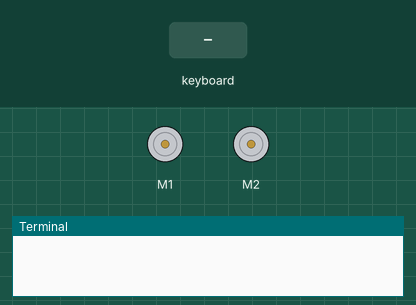
Simulated run of this program. Board: Raspberry Pi (BCM pin numbers). Shown: 2 × DC motor (green arrow = forward, orange = backward, longer = faster), the last lines printed to the terminal. The inputs (shaded band) are chosen by the test bench. Motors are numbered in the order the program creates them (left before right in a Robot).

Above: at 1.2 s.
1.3 s: key up typed on the keyboard
At 2.4 s:
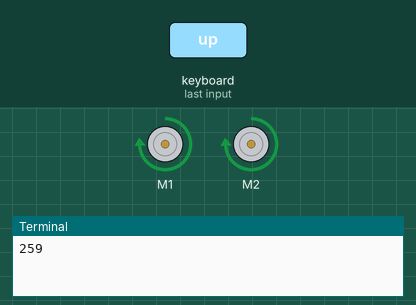
2.8 s: key left typed on the keyboard
At 3.2 s:
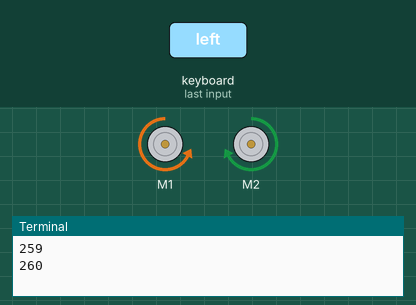
4.8 s: key right typed on the keyboard
At 5.1 s:
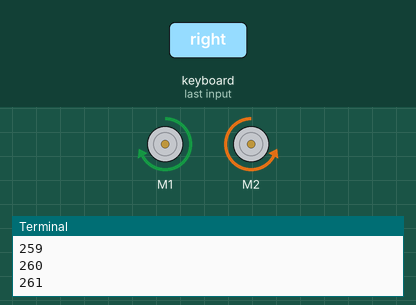
6.8 s: key down typed on the keyboard
At 7.8 s:
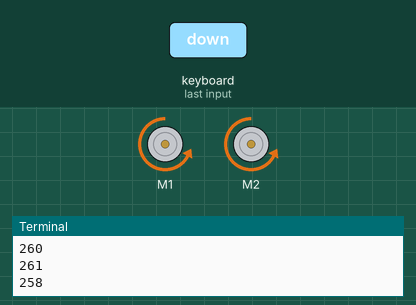
8.3 s: key "s" typed on the keyboard
At 8.9 s:
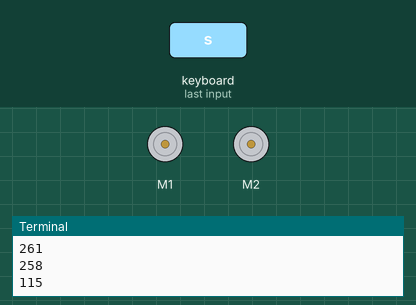
Timing chart, 0 to 10.8 s (numbered marks = the images above; inputs shaded):
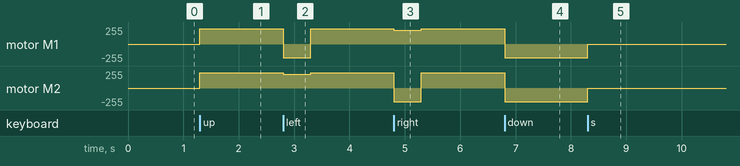

The program:

RobotUnderCurses.py
```python
#Python Code for L298N Robot
#https://www.youtube.com/watch?v=XvOONPSoglY&t=788s
#Libraries
from gpiozero import Robot
import curses
from time import sleep

#Components and Setup
robot = Robot(left=(19,26), right=(20, 21))
screen = curses.initscr()
curses.noecho()
curses.cbreak()
screen.keypad(True)

#Algorithm
try:
    while True:
        char = screen.getch()
        print(char)
        if char == ord('q'):
            break
        if char == ord('s'):
            robot.stop()
        elif char == curses.KEY_UP:
            robot.forward(.9)
        elif char == curses.KEY_LEFT:
            robot.left(.8)
            sleep(.5)
            robot.forward(.9)
        elif char == curses.KEY_RIGHT:
            robot.right(.8)
            sleep(.5)
            robot.forward(.9)
        elif char == curses.KEY_DOWN:
            robot.backward(.8)
finally:
    curses.nocbreak(); screen.keypad(0); curses.echo()
    curses.endwin()
```

Measured:
- after the input at 1.3 s, motor M1, motor M2: stopped → forward 230/255 at once
- after the input at 2.8 s, motor M1: forward 230/255 → backward 204/255 at once, → forward 230/255 0.50 s later; motor M2: forward 230/255 → forward 204/255 at once, → forward 230/255 0.50 s later
- after the input at 4.8 s, motor M1: forward 230/255 → forward 204/255 at once, → forward 230/255 0.50 s later; motor M2: forward 230/255 → backward 204/255 at once, → forward 230/255 0.50 s later
- after the input at 6.8 s, motor M1, motor M2: forward 230/255 → backward 204/255 at once
- after the input at 8.3 s, motor M1, motor M2: backward 204/255 → stopped at once
